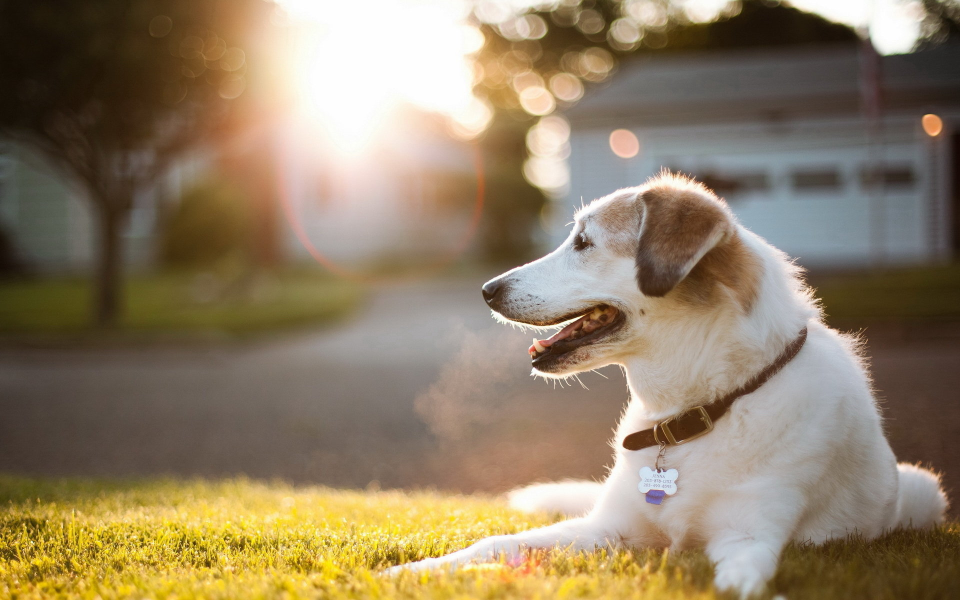
#> input picture 图像相关的基本概念，以及图像的基础操作/Images/Dog.jpg, 1920 x 1200 px (shown at 1/2 size)
$ python Cv2ImageHandleBrightnessContrastSaturation.py
#> lines starting #> are read from the running program, lines starting #| are printed output that depends on the picture; after the words box and inside, x2 and y2 are one past the last pixel; in counts of white or black regions, pixels touching at a corner belong together
"""
调整图片亮度对比度
"""

import cv2
import numpy as np


# 修改图像的对比度,coefficent>0, <1降低对比度,>1提升对比度 建议0-2
def change_contrast(img, coefficent):
    imggray = cv2.cvtColor(img, cv2.COLOR_BGR2GRAY)
    m = cv2.mean(img)[0]
    graynew = m + coefficent * (imggray - m)
    img1 = np.zeros(img.shape, np.float32)
    k = np.divide(graynew, imggray, out=np.zeros_like(graynew), where=imggray != 0)
    img1[:, :, 0] = img[:, :, 0] * k
    img1[:, :, 1] = img[:, :, 1] * k
    img1[:, :, 2] = img[:, :, 2] * k
    img1[img1 > 255] = 255
    img1[img1 < 0] = 0
    return img1.astype(np.uint8)


# 修改图像的亮度，brightness取值0～2 <1表示变暗 >1表示变亮
def change_brightness(img, brightness):
    [averB, averG, averR] = np.array(cv2.mean(img))[:-1] / 3
    k = np.ones((img.shape))
    k[:, :, 0] *= averB
    k[:, :, 1] *= averG
    k[:, :, 2] *= averR
    img = img + (brightness - 1) * k
    img[img > 255] = 255
    img[img < 0] = 0
    return img.astype(np.uint8)


def cvshow(name, img):
    cv2.namedWindow(name, cv2.WINDOW_NORMAL)
    cv2.resizeWindow(name, 1280, 720)
    cv2.imshow(name, img)
    cv2.waitKey(0)
    cv2.destroyWindow(name)


def main():
    # 加载图片 读取彩色图像
    image = cv2.imread('Images/Dog.jpg', cv2.IMREAD_COLOR)
#> image is the input picture: shape (1200, 1920, 3); mean B, G, R 100.9, 127.2, 143.8
    l = 50
    c = 50
    MAX_VALUE = 100
    # 调节饱和度和亮度的窗口
    cv2.namedWindow("changImage", cv2.WINDOW_AUTOSIZE)

    def nothing(*arg):
        pass

    # 滑动块
    cv2.createTrackbar("l", "changImage", l, MAX_VALUE, nothing)
    cv2.createTrackbar("c", "changImage", c, MAX_VALUE, nothing)
    while True:
        # 得到 l、 s 、c的值
        l = cv2.getTrackbarPos('l', "changImage")
        c = cv2.getTrackbarPos('c', "changImage")
        img = np.copy(image.astype(np.float32))
        # 亮度 -1~1
        img = change_brightness(img, float(l - 50) / float(50))
#> in change_brightness, `[averB, averG, averR] = np.array(cv2.mean(img))[:-1] / 3`: averB = 33.63; averG = 42.39; averR = 47.94
#> in change_brightness, `k[:, :, 1] *= averG`:
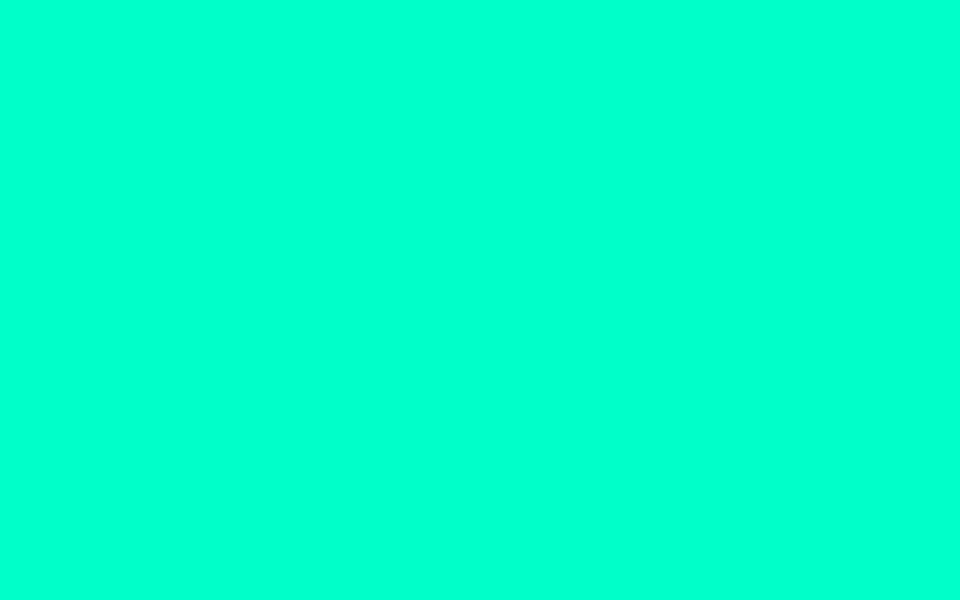
#> k: shape (1200, 1920, 3) float64 (shown at 1/2 size); mean of channels 0, 1, 2 33.6, 42.4, 1; drawn with min black and max white
#> in change_brightness, `k[:, :, 2] *= averR`:
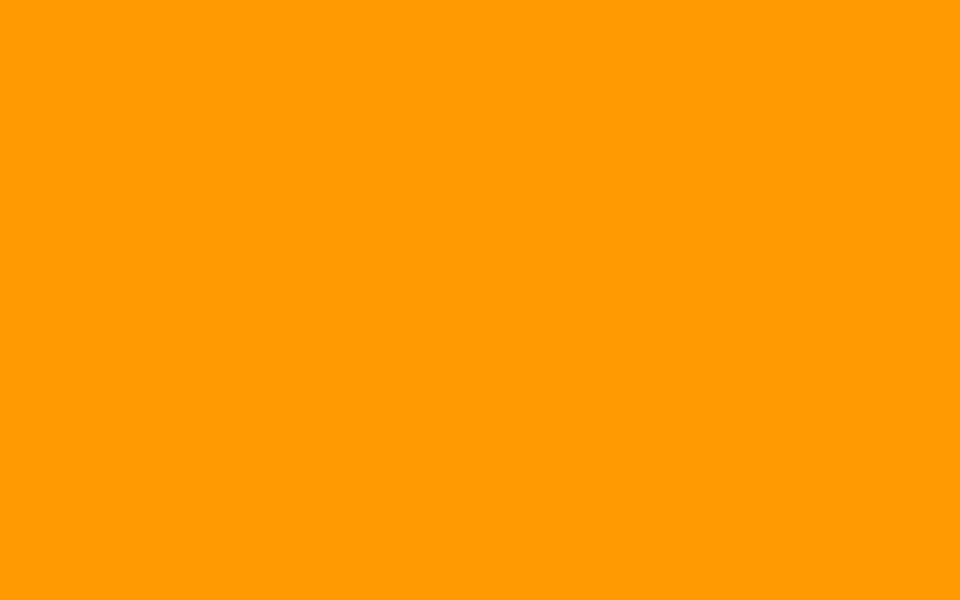
#> k: shape (1200, 1920, 3) float64 (shown at 1/2 size); mean of channels 0, 1, 2 33.6, 42.4, 47.9; drawn with min black and max white
        # 对比度 0~2
        img = change_contrast(img, c / 50)
#> in change_contrast, `imggray = cv2.cvtColor(img, cv2.COLOR_BGR2GRAY)`:
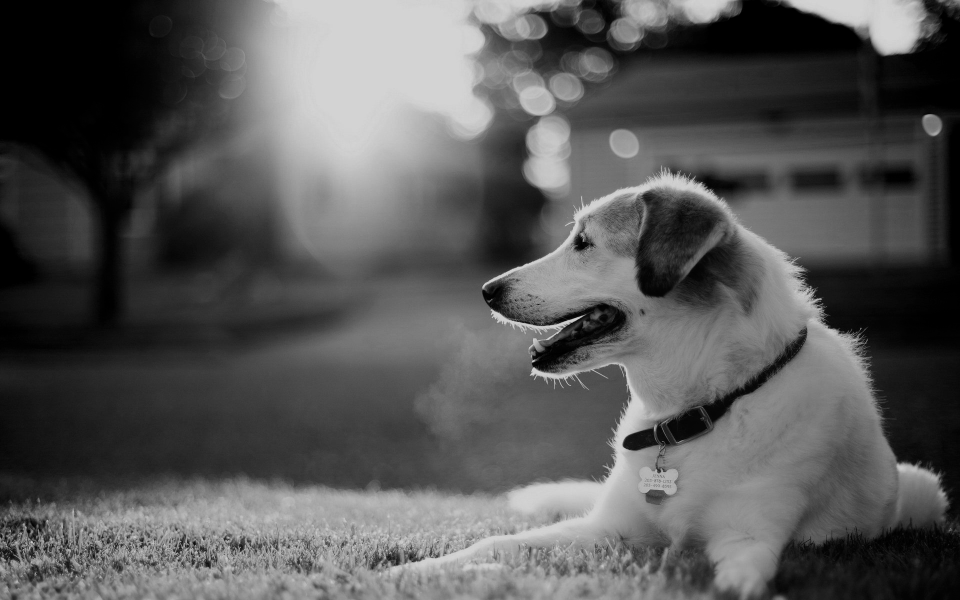
#> imggray: shape (1200, 1920) (shown at 1/2 size); min 0, max 212, mean 86.8
#> in change_contrast, `m = cv2.mean(img)[0]`: m = 69.57
#> in change_contrast, `k = np.divide(graynew, imggray, out=np.zeros_like(graynew), where=imgg..`:
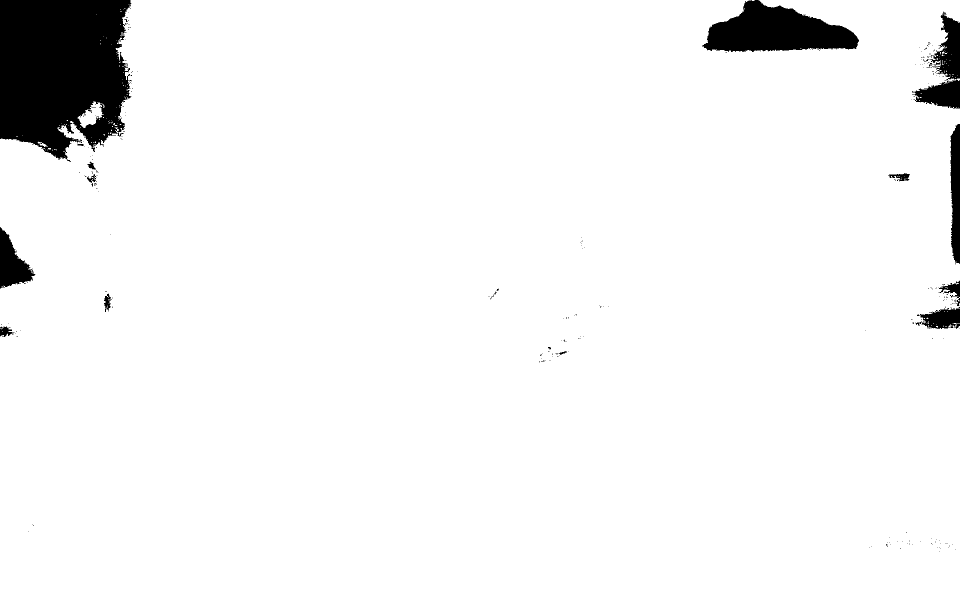
#> k: shape (1200, 1920) float64 (shown at 1/2 size); values 0 (black) and 1 (white), 95.2% white; 276 black regions (259 under 20 px), largest, box (x1, y1, x2, y2) and area: (0, 0, 264, 320) 68716, (1404, 0, 1718, 104) 20365, (1824, 23, 1920, 217) 7870
#> in change_contrast, `img1[:, :, 0] = img[:, :, 0] * k`:
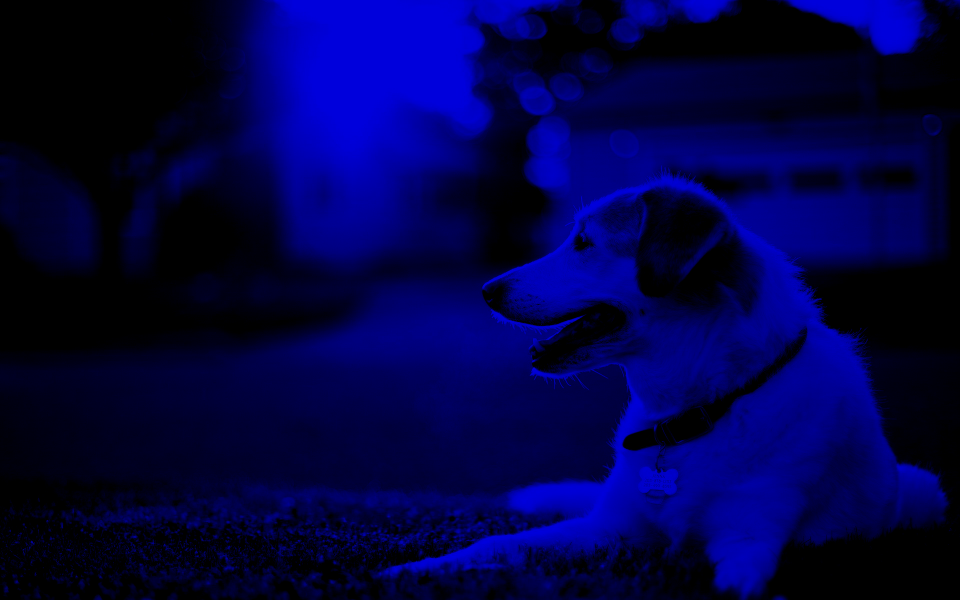
#> img1: shape (1200, 1920, 3) float32 (shown at 1/2 size); mean B, G, R 69.5, 0, 0
#> in change_contrast, `img1[:, :, 1] = img[:, :, 1] * k`:
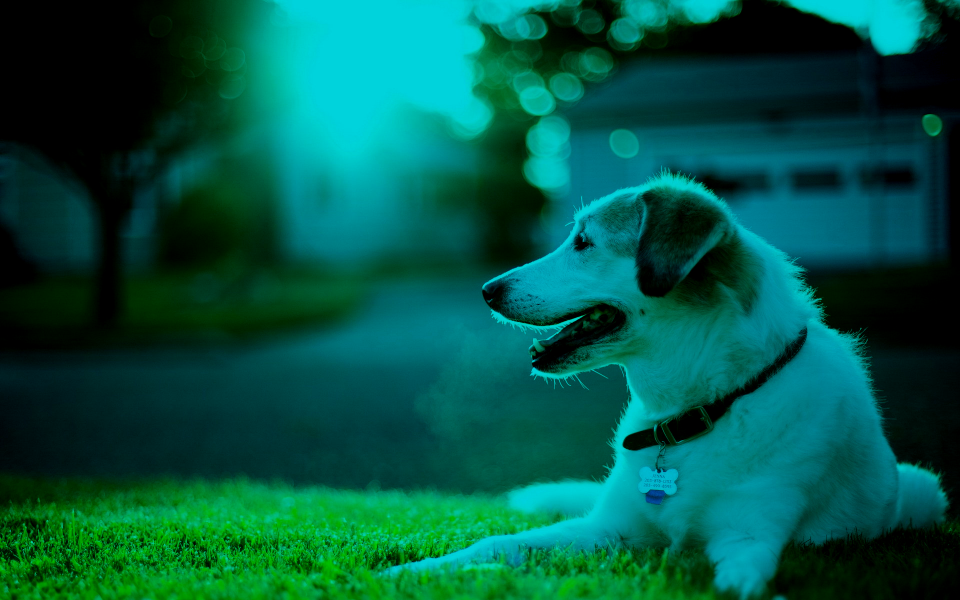
#> img1: shape (1200, 1920, 3) float32 (shown at 1/2 size); mean B, G, R 69.5, 85.1, 0

        # 显示调整后的效果
        img = cv2.resize(img, (1280, 720))
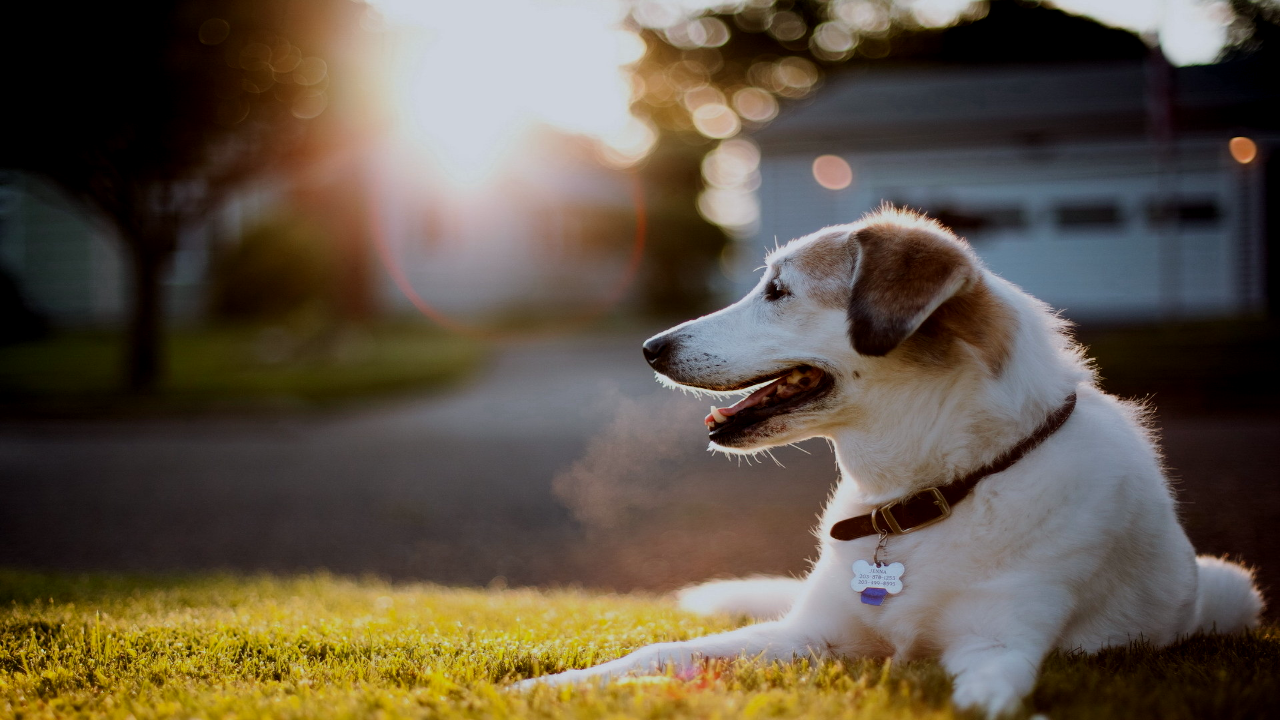
#> img: shape (720, 1280, 3); mean B, G, R 69.5, 85.1, 96.4
        cv2.imshow("changImage", img)
        ch = cv2.waitKey(5)
#> (key Esc is pressed here)
        # 按 ESC 键退出
        if ch == 27:
            break

    # 关闭所有的窗口
    cv2.destroyAllWindows()


if __name__ == "__main__":
    main()
